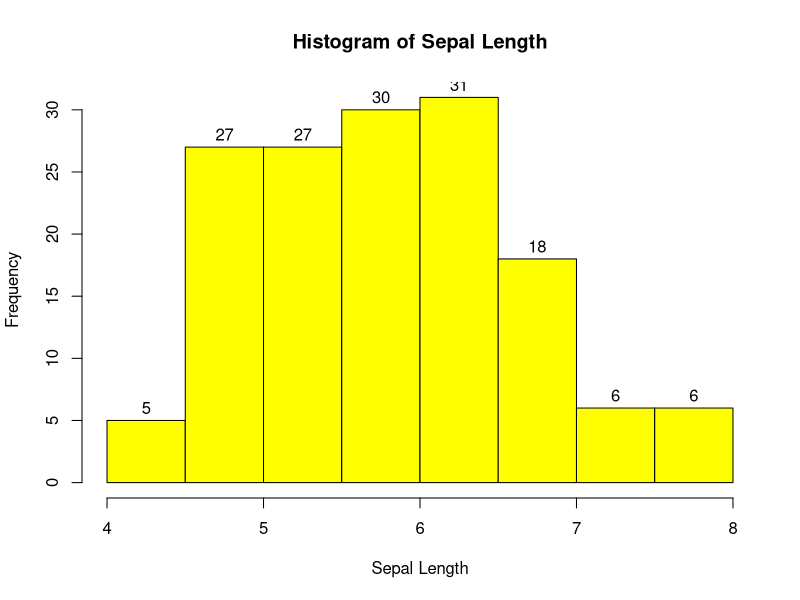
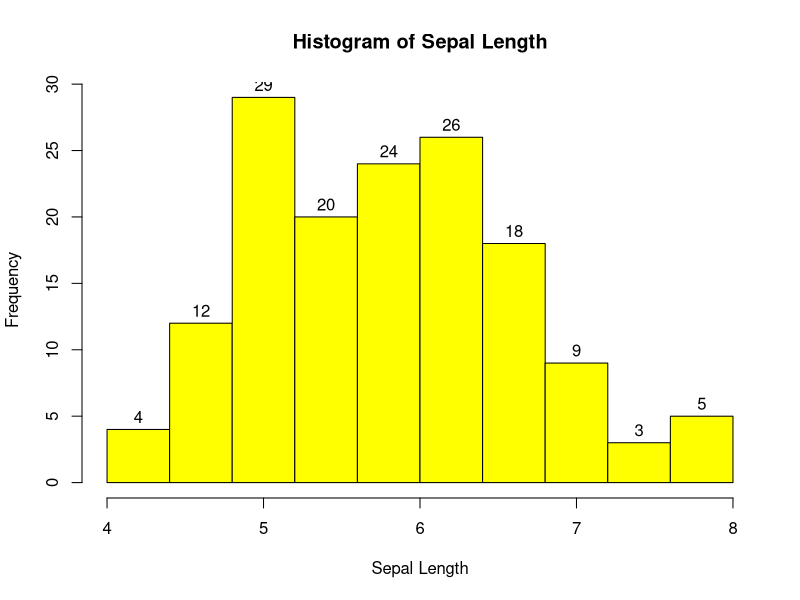
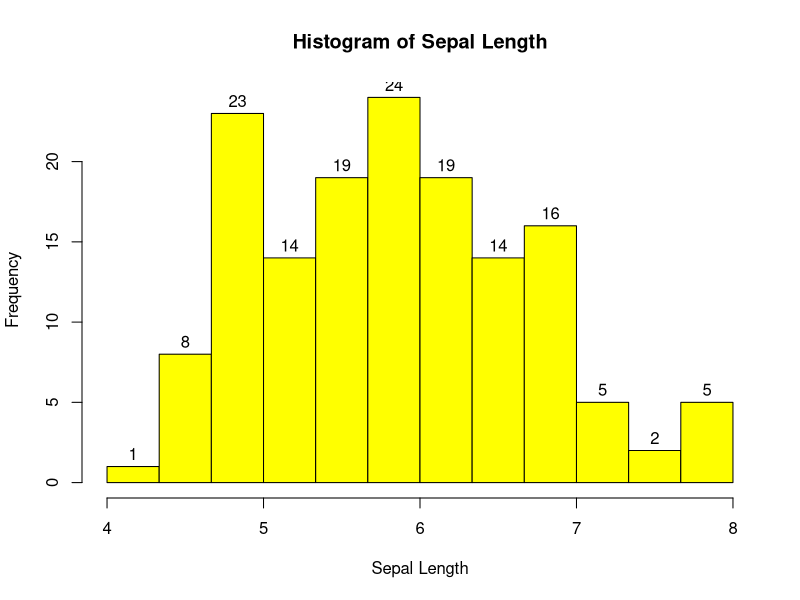
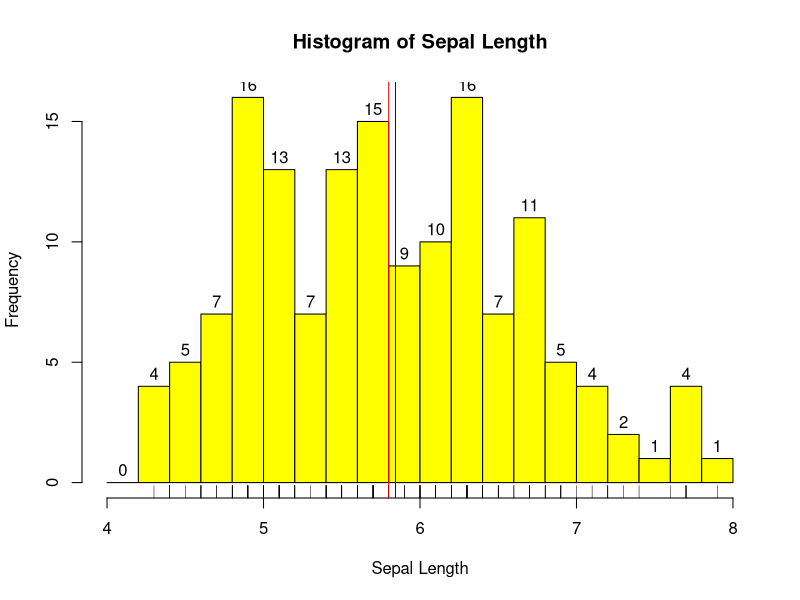
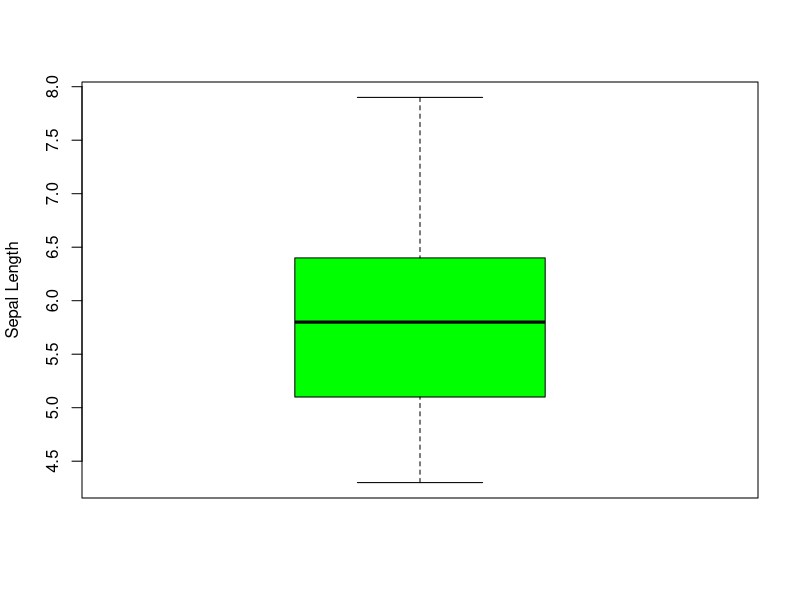

Source code (R) for these figures, in order:
## ---- chunk 1
mydata <- read.table("iris.txt", header = F) # Read the dataset
head(mydata) # this will show first 6 rows of the dataset
attributes(mydata) # this will display the attributes of the object mydata

# we see that the class of the object mydata is DATA FRAME

# the column names are default as V folowed by column number, V1, V2, V3, V4


# The first column is Sepal Length, the second column is Sepal Width, third column is Petal Length and fourth column is Petal Width

names(mydata) <- c("Sepal.Length", "Sepal.Width", "Petal.Length", "Petal.Width") # Assigning the column names using the C() to the attribute names

names(mydata)

head(mydata) # displays the first 6 rows, this would given an idea of how the data looks like.

str(mydata) # shows the structure of the dataframe object mydata

summary(mydata$Sepal.Length)

fivenum(mydata$Sepal.Length)

hist(mydata$Sepal.Length, labels = T, xlab = "Sepal Length", col="Yellow", main = "Histogram of Sepal Length")  

hist(mydata$Sepal.Length, breaks = seq(4, 8, by = 0.40), labels = T, xlab = "Sepal Length", col="Yellow", main = "Histogram of Sepal Length")  

hist(mydata$Sepal.Length, breaks = seq(4, 8, l=13), labels = T, xlab = "Sepal Length", col="Yellow", main = "Histogram of Sepal Length") 

hist(mydata$Sepal.Length, breaks = seq(4, 8, l=21), labels = T, xlab = "Sepal Length", col="Yellow", main = "Histogram of Sepal Length")  


# Plot histogram on the feature Sepal Length using the hist() function.
# Couple of things happen, first the range is divided into interval of equal length (also called BINs). The size or width of the BIN would depend on the number of BINs. It also calculates the BIN frequency for each of the BINs. The heigth of the bar shows the frequency.  Shape of the histogram does depend on the number of the BINs.

rug(mydata$Sepal.Length) # shows where the bulk of data lies, where the outliers are .

abline(v=mean(mydata$Sepal.Length), col = "BLUE") # vertical Blue color line to indicate the mean


abline(v=median(mydata$Sepal.Length), col = "RED")  # vertical Red color line to indicate the median


## ---- chunk 2
boxplot(mydata$Sepal.Length, ylab = "Sepal Length", col = "Green")
IQR(mydata$Sepal.Length)
# IQR also describes the spread of the data
# Middle half of the data can fit into the interval of length IQR.

summary(mydata$Sepal.Length)
# Modified box plot as a solution to remove the effect of outliers
5.10 - 1.5 * 1.3  # Inner Fence
6.40 + 1.5 * 1.3  # Outer Fence
# One forth of data in the upper whisker contains high values and for the same reason mean is more than the median. ALso, this shows that the histogram is slightly right skewd.
# Mean is not a robust measure of the center as it is sensitive to the outliers. Median is not sensitive to outliers.
# Trimmed mean is another solution to overcome the mean influenced by outliers. 10% of the value are trimmed to get the trimmed mean.
# Spread -  how far away the data seems to be from the central value.
# Range
max(mydata$Sepal.Length) - min(mydata$Sepal.Length) 
# All of the values can fit into the interval of length of the range.


